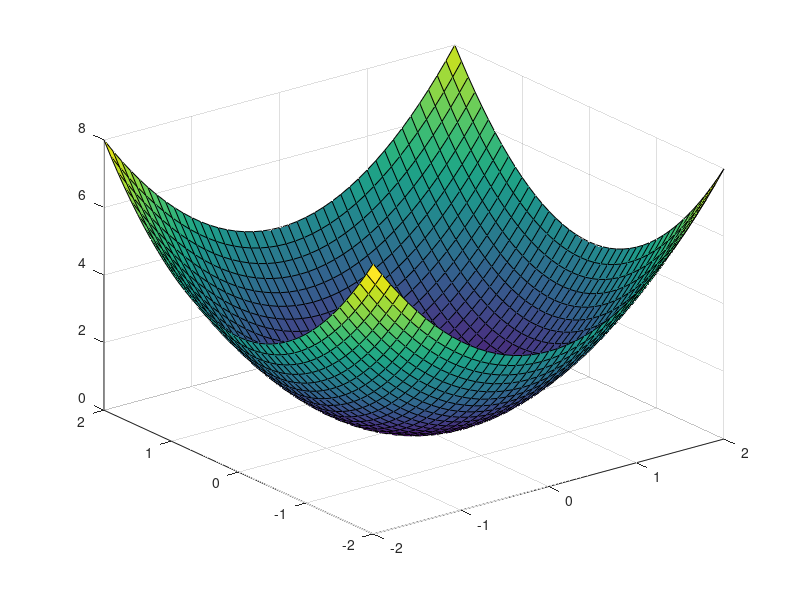

MATLAB code to generate this figure:
% 生成网格数据
[x,y] = meshgrid(-2:0.1:2,-2:0.1:2);

% 定义函数 Z
z = x.^2 + y.^2;

% 绘制 3D 曲面图
figure;
surf(x,y,z);

% 定义匿名函数
f = @(x,y) x.^2 + y.^2;

% 计算 f(3, 4)
disp(f(3,4));